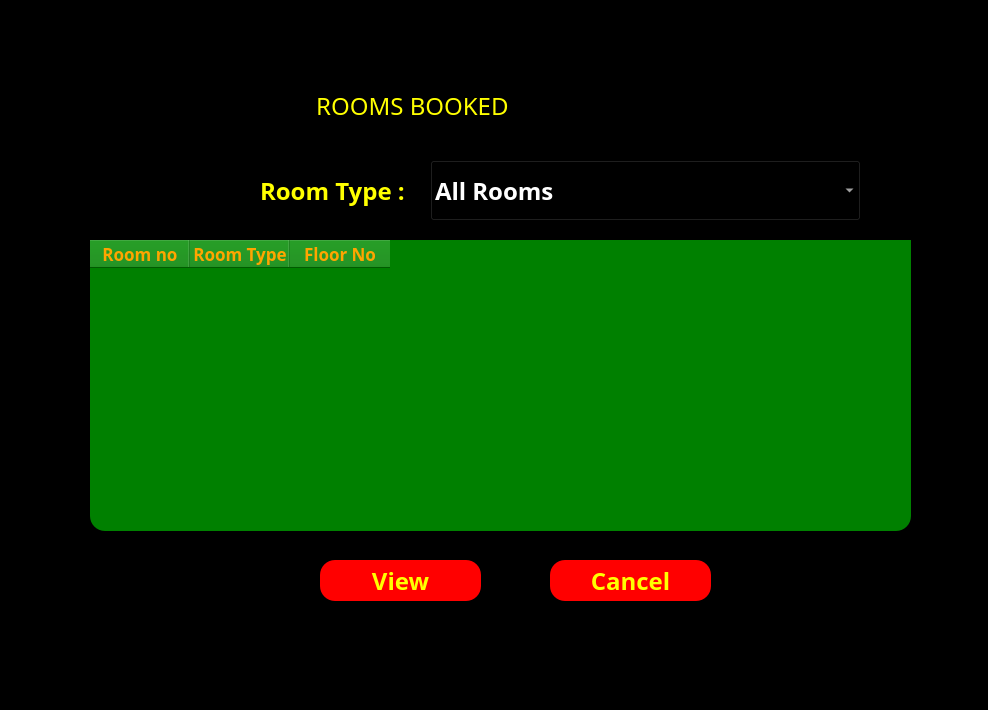
<?xml version="1.0" encoding="UTF-8"?>
<ui version="4.0">
 <class>Dialog</class>
 <widget class="QDialog" name="Dialog">
  <property name="geometry">
   <rect>
    <x>0</x>
    <y>0</y>
    <width>988</width>
    <height>710</height>
   </rect>
  </property>
  <property name="windowTitle">
   <string>Dialog</string>
  </property>
  <property name="styleSheet">
   <string notr="true">*{
background:rgba;
font-family:century gothic;
font-size:24px;
}
QFrame
{
background:rgba;
border-radius:15px
}
QPushButton
{
background:red;
border-radius:60px;
}
QToolButton
{
background:red;
border-radius:60px;
}
QLabel
{
color:white;
background:transparent;
}
QPushButton
{
color:white;
border-radius:15px;
}
QPushButton:hover
{
color:#333;
border-radius:15px;
background:#49ebff;
}
QLineEdit
{
background:transparent;
border:none;
color:#717072;
border-bottom:1px solid #717072
}
</string>
  </property>
  <widget class="QFrame" name="frame">
   <property name="geometry">
    <rect>
     <x>60</x>
     <y>40</y>
     <width>871</width>
     <height>621</height>
    </rect>
   </property>
   <property name="styleSheet">
    <string notr="true">color:yellow;
</string>
   </property>
   <property name="frameShape">
    <enum>QFrame::StyledPanel</enum>
   </property>
   <property name="frameShadow">
    <enum>QFrame::Raised</enum>
   </property>
   <widget class="QLabel" name="label">
    <property name="geometry">
     <rect>
      <x>250</x>
      <y>40</y>
      <width>391</width>
      <height>51</height>
     </rect>
    </property>
    <property name="styleSheet">
     <string notr="true">QLabel{
font-weight: bold;
font-size: 40px;
color:orange;

};</string>
    </property>
    <property name="text">
     <string> ROOMS BOOKED</string>
    </property>
   </widget>
   <widget class="QPushButton" name="homebtn">
    <property name="geometry">
     <rect>
      <x>0</x>
      <y>40</y>
      <width>93</width>
      <height>28</height>
     </rect>
    </property>
    <property name="styleSheet">
     <string notr="true">QPushButton
{
font-size:14px;
color:white;
background:transparent;
}</string>
    </property>
    <property name="text">
     <string/>
    </property>
    <property name="icon">
     <iconset>
      <normaloff>icons/arrow-left.svg</normaloff>icons/arrow-left.svg</iconset>
    </property>
    <property name="iconSize">
     <size>
      <width>32</width>
      <height>32</height>
     </size>
    </property>
   </widget>
   <widget class="QComboBox" name="roomtype">
    <property name="geometry">
     <rect>
      <x>370</x>
      <y>120</y>
      <width>431</width>
      <height>61</height>
     </rect>
    </property>
    <property name="styleSheet">
     <string notr="true">font-weight: bold;
background:black;
color:white</string>
    </property>
    <item>
     <property name="text">
      <string>All Rooms</string>
     </property>
    </item>
    <item>
     <property name="text">
      <string>Single Bed Room- AC</string>
     </property>
    </item>
    <item>
     <property name="text">
      <string>Double Bed Room- AC</string>
     </property>
    </item>
    <item>
     <property name="text">
      <string>Luxary Room</string>
     </property>
    </item>
    <item>
     <property name="text">
      <string>Single Bed Room- NON AC</string>
     </property>
    </item>
    <item>
     <property name="text">
      <string>Double Bed Room- NON AC</string>
     </property>
    </item>
   </widget>
   <widget class="QLabel" name="label_4">
    <property name="geometry">
     <rect>
      <x>200</x>
      <y>130</y>
      <width>211</width>
      <height>41</height>
     </rect>
    </property>
    <property name="font">
     <font>
      <family>century gothic</family>
      <pointsize>-1</pointsize>
      <weight>75</weight>
      <bold>true</bold>
     </font>
    </property>
    <property name="styleSheet">
     <string notr="true">font-weight: bold;</string>
    </property>
    <property name="text">
     <string>Room Type : </string>
    </property>
   </widget>
   <widget class="QPushButton" name="view">
    <property name="geometry">
     <rect>
      <x>260</x>
      <y>520</y>
      <width>161</width>
      <height>41</height>
     </rect>
    </property>
    <property name="styleSheet">
     <string notr="true">font-weight: bold;</string>
    </property>
    <property name="text">
     <string>View</string>
    </property>
   </widget>
   <widget class="QPushButton" name="cancel">
    <property name="geometry">
     <rect>
      <x>490</x>
      <y>520</y>
      <width>161</width>
      <height>41</height>
     </rect>
    </property>
    <property name="styleSheet">
     <string notr="true">font-weight: bold;</string>
    </property>
    <property name="text">
     <string>Cancel</string>
    </property>
   </widget>
   <widget class="QTableWidget" name="rooms">
    <property name="geometry">
     <rect>
      <x>30</x>
      <y>200</y>
      <width>821</width>
      <height>291</height>
     </rect>
    </property>
    <property name="sizePolicy">
     <sizepolicy hsizetype="Expanding" vsizetype="Expanding">
      <horstretch>0</horstretch>
      <verstretch>10</verstretch>
     </sizepolicy>
    </property>
    <property name="minimumSize">
     <size>
      <width>30</width>
      <height>0</height>
     </size>
    </property>
    <property name="sizeIncrement">
     <size>
      <width>90</width>
      <height>0</height>
     </size>
    </property>
    <property name="styleSheet">
     <string notr="true">font-weight: bold;
font-size: 17px;
color:orange;
background:green;</string>
    </property>
    <property name="lineWidth">
     <number>5</number>
    </property>
    <property name="alternatingRowColors">
     <bool>true</bool>
    </property>
    <property name="gridStyle">
     <enum>Qt::SolidLine</enum>
    </property>
    <attribute name="horizontalHeaderMinimumSectionSize">
     <number>100</number>
    </attribute>
    <attribute name="horizontalHeaderShowSortIndicator" stdset="0">
     <bool>false</bool>
    </attribute>
    <attribute name="horizontalHeaderStretchLastSection">
     <bool>false</bool>
    </attribute>
    <attribute name="verticalHeaderDefaultSectionSize">
     <number>100</number>
    </attribute>
    <attribute name="verticalHeaderMinimumSectionSize">
     <number>100</number>
    </attribute>
    <attribute name="verticalHeaderShowSortIndicator" stdset="0">
     <bool>false</bool>
    </attribute>
    <attribute name="verticalHeaderStretchLastSection">
     <bool>false</bool>
    </attribute>
    <column>
     <property name="text">
      <string>Room no</string>
     </property>
    </column>
    <column>
     <property name="text">
      <string>Room Type</string>
     </property>
    </column>
    <column>
     <property name="text">
      <string>Floor No</string>
     </property>
    </column>
   </widget>
  </widget>
 </widget>
 <resources/>
 <connections/>
</ui>
